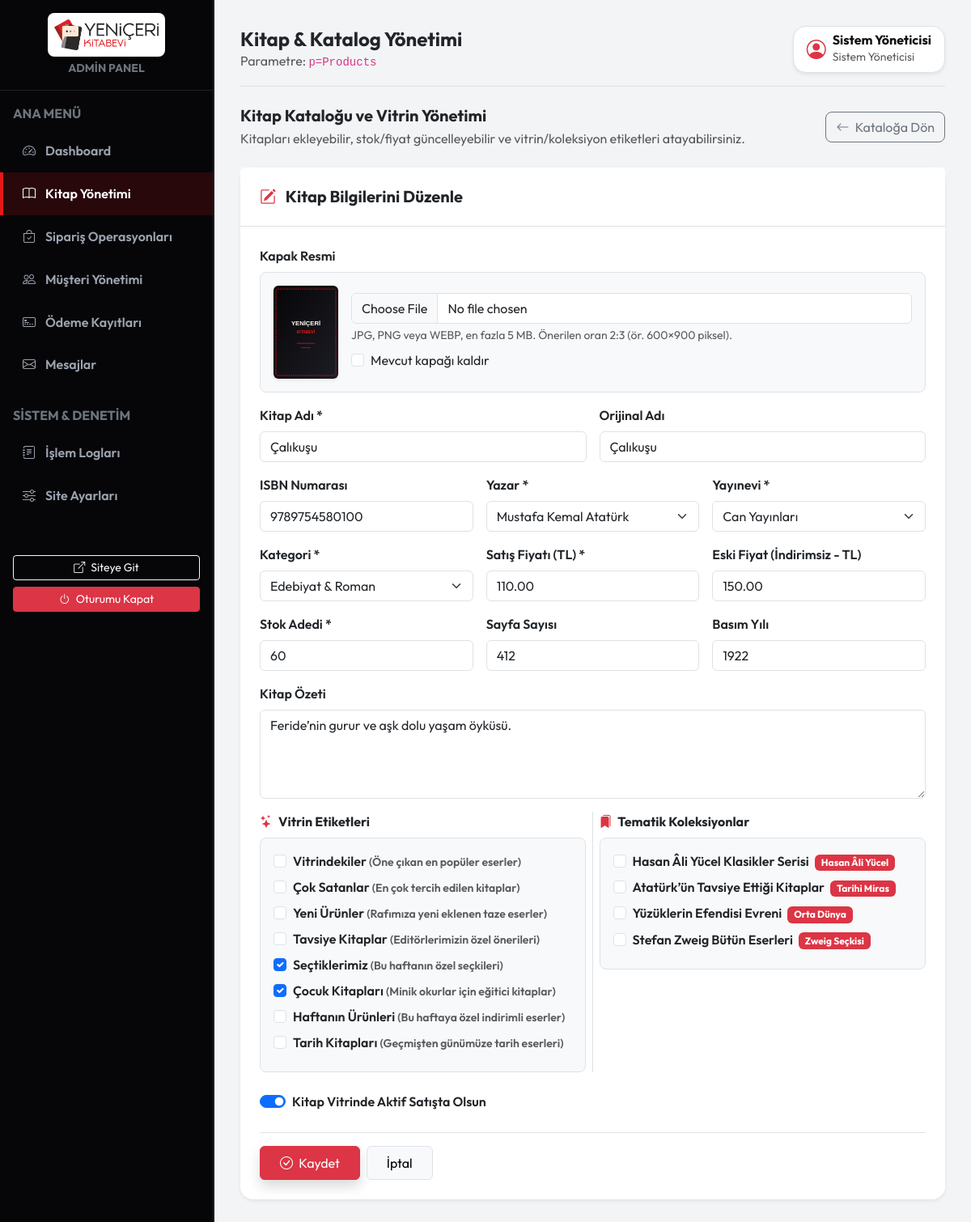
The app's page /admin/index.php?p=Products&action=edit&id=10 (signed in) with its own data.
### tables this page shows
CREATE TABLE books (
    id INT AUTO_INCREMENT PRIMARY KEY,
    title VARCHAR(200) NOT NULL,
    original_title VARCHAR(200) NULL,
    isbn VARCHAR(20) NULL UNIQUE,
    author_id INT NOT NULL,
    publisher_id INT NOT NULL,
    category_id INT NOT NULL,
    price DECIMAL(10,2) NOT NULL,
    old_price DECIMAL(10,2) NULL,
    stock INT NOT NULL DEFAULT 0,
    pages INT NULL,
    year INT NULL,
    summary TEXT NULL,
    cover_image VARCHAR(255) NULL,
    is_active TINYINT(1) DEFAULT 1,
    created_at DATETIME DEFAULT CURRENT_TIMESTAMP,
    FOREIGN KEY (author_id) REFERENCES authors(id) ON DELETE CASCADE,
    FOREIGN KEY (publisher_id) REFERENCES publishers(id) ON DELETE CASCADE,
    FOREIGN KEY (category_id) REFERENCES categories(id) ON DELETE CASCADE
);

CREATE TABLE authors (
    id INT AUTO_INCREMENT PRIMARY KEY,
    name VARCHAR(120) NOT NULL,
    slug VARCHAR(120) NOT NULL UNIQUE,
    bio TEXT NULL,
    photo VARCHAR(255) NULL,
    created_at DATETIME DEFAULT CURRENT_TIMESTAMP
);

CREATE TABLE publishers (
    id INT AUTO_INCREMENT PRIMARY KEY,
    name VARCHAR(120) NOT NULL,
    slug VARCHAR(120) NOT NULL UNIQUE,
    logo VARCHAR(255) NULL,
    created_at DATETIME DEFAULT CURRENT_TIMESTAMP
);

CREATE TABLE categories (
    id INT AUTO_INCREMENT PRIMARY KEY,
    name VARCHAR(100) NOT NULL,
    slug VARCHAR(100) NOT NULL UNIQUE,
    parent_id INT DEFAULT NULL,
    icon VARCHAR(50) DEFAULT 'bi-book',
    created_at DATETIME DEFAULT CURRENT_TIMESTAMP,
    FOREIGN KEY (parent_id) REFERENCES categories(id) ON DELETE SET NULL
);

CREATE TABLE showcases (
    id INT AUTO_INCREMENT PRIMARY KEY,
    title VARCHAR(100) NOT NULL,
    slug VARCHAR(100) NOT NULL UNIQUE,
    type VARCHAR(50) NOT NULL DEFAULT 'standard',
    description VARCHAR(255) NULL,
    icon VARCHAR(50) DEFAULT 'bi-star-fill'
);

CREATE TABLE collections (
    id INT AUTO_INCREMENT PRIMARY KEY,
    title VARCHAR(100) NOT NULL,
    slug VARCHAR(100) NOT NULL UNIQUE,
    banner_image VARCHAR(255) NULL,
    description TEXT NULL,
    badge_text VARCHAR(50) DEFAULT 'Özel Koleksiyon'
);

### config.php (called while the page is built, shortened)
<?php
global $pdo;
if (DB_DRIVER === 'sqlite') {
    init_sqlite_fallback();
} else {
    try {
        $dsn = "mysql:host=" . DB_HOST . ";port=" . DB_PORT . ";dbname=" . DB_NAME . ";charset=utf8mb4";
        $pdo = new PDO($dsn, DB_USER, DB_PASS, [
            PDO::ATTR_ERRMODE => PDO::ERRMODE_EXCEPTION,
            PDO::ATTR_DEFAULT_FETCH_MODE => PDO::FETCH_ASSOC,
            PDO::ATTR_EMULATE_PREPARES => false,
        ]);
    } catch (PDOException $e) {
        if (strpos($e->getMessage(), 'Unknown database') !== false || $e->getCode() == 1049) {
            try {
                $root_pdo = new PDO("mysql:host=" . DB_HOST . ";port=" . DB_PORT . ";charset=utf8mb4", DB_USER, DB_PASS);
                $root_pdo->exec("CREATE DATABASE IF NOT EXISTS `" . DB_NAME . "` CHARACTER SET utf8mb4 COLLATE utf8mb4_unicode_ci;");
                $pdo = new PDO($dsn, DB_USER, DB_PASS, [
                    PDO::ATTR_ERRMODE => PDO::ERRMODE_EXCEPTION,
                    PDO::ATTR_DEFAULT_FETCH_MODE => PDO::FETCH_ASSOC
                ]);
                $schema_file = __DIR__ . '/schema.sql';
                if (file_exists($schema_file)) {
                    $sql_content = file_get_contents($schema_file);
                    $pdo->exec($sql_content);
                }
            } catch (PDOException $ex_create) {
                init_sqlite_fallback();
            }
        } else {
            init_sqlite_fallback();
        }
    }
}
if ($pdo->getAttribute(PDO::ATTR_DRIVER_NAME) === 'sqlite') {
    $pdo->exec("CREATE TABLE IF NOT EXISTS contact_messages (id INTEGER PRIMARY KEY AUTOINCREMENT, name TEXT, email TEXT, subject TEXT, message TEXT, is_read INTEGER DEFAULT 0, ip_address TEXT, created_at DATETIME DEFAULT CURRENT_TIMESTAMP);");
} else {
    $pdo->exec("CREATE TABLE IF NOT EXISTS contact_messages (id INT AUTO_INCREMENT PRIMARY KEY, name VARCHAR(255), email VARCHAR(255), subject VARCHAR(255), message TEXT, is_read TINYINT DEFAULT 0, ip_address VARCHAR(64), created_at TIMESTAMP DEFAULT CURRENT_TIMESTAMP) CHARACTER SET utf8mb4 COLLATE utf8mb4_unicode_ci;");
}
function cover_url($cover) {
    $cover = basename((string)$cover);
    return 'assets/images/book_placeholder.svg';
}
function e($string) {
    return htmlspecialchars($string ?? '', ENT_QUOTES, 'UTF-8');
}
function sanitize($input) {
    return trim(strip_tags($input ?? ''));
}
function db_query($sql, $params = []) {
    global $pdo;
    $stmt = $pdo->prepare($sql);
    $stmt->execute($params);
    return $stmt;
}
function db_fetch_all($sql, $params = []) {
    return db_query($sql, $params)->fetchAll();
}
function db_fetch($sql, $params = []) {
    return db_query($sql, $params)->fetch();
}

### admin/modules/products.php (the view, shortened to what this page needs)
<?php
$action = sanitize($_GET['action'] ?? 'list');
$edit_id = isset($_GET['id']) ? (int)$_GET['id'] : 0;
$authors = db_fetch_all("SELECT * FROM authors ORDER BY name ASC");
$publishers = db_fetch_all("SELECT * FROM publishers ORDER BY name ASC");
$categories = db_fetch_all("SELECT * FROM categories ORDER BY name ASC");
$showcases = db_fetch_all("SELECT * FROM showcases ORDER BY id ASC");
$collections = db_fetch_all("SELECT * FROM collections ORDER BY id ASC");
$book_data = null;
$current_showcases = [];
$current_collections = [];
if (($action === 'add' || $action === 'edit') && $edit_id > 0) {
    $book_data = db_fetch("SELECT * FROM books WHERE id = ?", [$edit_id]);
    if ($book_data) {
        $sc_rows = db_fetch_all("SELECT showcase_id FROM book_showcase WHERE book_id = ?", [$edit_id]);
        $current_showcases = array_column($sc_rows, 'showcase_id');
        $col_rows = db_fetch_all("SELECT collection_id FROM book_collection WHERE book_id = ?", [$edit_id]);
        $current_collections = array_column($col_rows, 'collection_id');
    }
}
?>
<div class="d-flex align-items-center justify-content-between mb-4">
    <div>
        <h5 class="fw-bold text-dark mb-1">Kitap Kataloğu ve Vitrin Yönetimi</h5>
        <p class="text-muted fs-7 mb-0">Kitapları ekleyebilir, stok/fiyat güncelleyebilir ve vitrin/koleksiyon etiketleri atayabilirsiniz.</p>
    </div>
    <?php if ($action === 'list'): ?>
        <a href="index.php?p=Products&action=add" class="btn btn-danger font-semibold rounded-3 shadow">
            <i class="bi bi-plus-lg me-1"></i> Yeni Kitap Ekle
        </a>
    <?php else: ?>
        <a href="index.php?p=Products" class="btn btn-outline-secondary font-semibold rounded-3">
            <i class="bi bi-arrow-left me-1"></i> Kataloğa Dön
        </a>
    <?php endif; ?>
</div>
<?php if ($action === 'add' || $action === 'edit'): ?>
    <div class="card border-0 shadow-sm rounded-4">
        <div class="card-header bg-white border-bottom p-4">
            <h5 class="fw-bold mb-0 text-dark">
                <i class="bi bi-pencil-square text-danger me-2"></i>
                <?= $edit_id > 0 ? 'Kitap Bilgilerini Düzenle' : 'Yeni Kitap Ekle' ?>
            </h5>
        </div>
        <div class="card-body p-4">
            <form method="POST" action="" enctype="multipart/form-data">
                <div class="row g-3">
                    <div class="col-md-12">
                        <label class="form-label fw-semibold fs-7">Kapak Resmi</label>
                        <div class="d-flex align-items-center gap-3 p-3 bg-light rounded-3 border">
                            <img src="../<?= e(cover_url($book_data['cover_image'] ?? '')) ?>" alt="Kapak" id="coverPreview" style="width: 80px; height: 115px; object-fit: cover;" class="rounded shadow-sm bg-white">
                            <div class="flex-grow-1">
                                <input type="file" name="cover_file" class="form-control" accept="image/jpeg,image/png,image/webp"
                                       onchange="if (this.files[0]) document.getElementById('coverPreview').src = URL.createObjectURL(this.files[0]);">
                                <small class="text-muted d-block mt-1">JPG, PNG veya WEBP, en fazla 5 MB. Önerilen oran 2:3 (ör. 600×900 piksel).</small>
                                <?php if (!empty($book_data['cover_image']) && $book_data['cover_image'] !== 'book_placeholder.svg'): ?>
                                    <div class="form-check mt-2">
                                        <input class="form-check-input" type="checkbox" name="remove_cover" value="1" id="removeCover">
                                        <label class="form-check-label fs-7" for="removeCover">Mevcut kapağı kaldır</label>
                                    </div>
                                <?php endif; ?>
                            </div>
                        </div>
                    </div>
                    <div class="col-md-6">
                        <label class="form-label fw-semibold fs-7">Kitap Adı *</label>
                        <input type="text" name="title" class="form-control" value="<?= e($book_data['title'] ?? '') ?>" required>
                    </div>
                    <div class="col-md-6">
                        <label class="form-label fw-semibold fs-7">Orijinal Adı</label>
                        <input type="text" name="original_title" class="form-control" value="<?= e($book_data['original_title'] ?? '') ?>">
                    </div>
                    <div class="col-md-4">
                        <label class="form-label fw-semibold fs-7">ISBN Numarası</label>
                        <input type="text" name="isbn" class="form-control" value="<?= e($book_data['isbn'] ?? '') ?>">
                    </div>
                    <div class="col-md-4">
                        <label class="form-label fw-semibold fs-7">Yazar *</label>
                        <select name="author_id" class="form-select" required>
                            <?php foreach ($authors as $a): ?>
                                <option value="<?= $a['id'] ?>" <?= ($book_data['author_id'] ?? 0) == $a['id'] ? 'selected' : '' ?>>
                                    <?= e($a['name']) ?>
                                </option>
                            <?php endforeach; ?>
                        </select>
                    </div>
                    <div class="col-md-4">
                        <label class="form-label fw-semibold fs-7">Yayınevi *</label>
                        <select name="publisher_id" class="form-select" required>
                            <?php foreach ($publishers as $p): ?>
                                <option value="<?= $p['id'] ?>" <?= ($book_data['publisher_id'] ?? 0) == $p['id'] ? 'selected' : '' ?>>
                                    <?= e($p['name']) ?>
                                </option>
                            <?php endforeach; ?>
                        </select>
                    </div>
                    <div class="col-md-4">
                        <label class="form-label fw-semibold fs-7">Kategori *</label>
                        <select name="category_id" class="form-select" required>
                            <?php foreach ($categories as $c): ?>
                                <option value="<?= $c['id'] ?>" <?= ($book_data['category_id'] ?? 0) == $c['id'] ? 'selected' : '' ?>>
                                    <?= e($c['name']) ?>
                                </option>
                            <?php endforeach; ?>
                        </select>
                    </div>
                    <div class="col-md-4">
                        <label class="form-label fw-semibold fs-7">Satış Fiyatı (TL) *</label>
                        <input type="number" step="0.01" name="price" class="form-control" value="<?= $book_data['price'] ?? '' ?>" required>
                    </div>
                    <div class="col-md-4">
                        <label class="form-label fw-semibold fs-7">Eski Fiyat (İndirimsiz - TL)</label>
                        <input type="number" step="0.01" name="old_price" class="form-control" value="<?= $book_data['old_price'] ?? '' ?>">
                    </div>
                    <div class="col-md-4">
                        <label class="form-label fw-semibold fs-7">Stok Adedi *</label>
                        <input type="number" name="stock" class="form-control" value="<?= $book_data['stock'] ?? 50 ?>" required min="0">
                    </div>
                    <div class="col-md-4">
                        <label class="form-label fw-semibold fs-7">Sayfa Sayısı</label>
                        <input type="number" name="pages" class="form-control" value="<?= $book_data['pages'] ?? '' ?>">
                    </div>
                    <div class="col-md-4">
                        <label class="form-label fw-semibold fs-7">Basım Yılı</label>
                        <input type="number" name="year" class="form-control" value="<?= $book_data['year'] ?? date('Y') ?>">
                    </div>
                    <div class="col-md-12">
                        <label class="form-label fw-semibold fs-7">Kitap Özeti</label>
                        <textarea name="summary" class="form-control" rows="4"><?= e($book_data['summary'] ?? '') ?></textarea>
                    </div>
                    <div class="col-md-6 border-end pr-md-4">
                        <label class="form-label fw-bold text-dark fs-7 d-block mb-2">
                            <i class="bi bi-stars text-danger me-1"></i> Vitrin Etiketleri
                        </label>
                        <div class="bg-light p-3 rounded-3 border">
                            <?php foreach ($showcases as $sc): ?>
                                <div class="form-check mb-2">
                                    <input class="form-check-input" type="checkbox" name="showcases[]" value="<?= $sc['id'] ?>" id="sc_<?= $sc['id'] ?>" <?= in_array($sc['id'], $current_showcases) ? 'checked' : '' ?>>
                                    <label class="form-check-label fs-7 fw-semibold" for="sc_<?= $sc['id'] ?>">
                                        <?= e($sc['title']) ?> <small class="text-muted">(<?= e($sc['description']) ?>)</small>
                                    </label>
                                </div>
                            <?php endforeach; ?>
                        </div>
                    </div>
                    <div class="col-md-6">
                        <label class="form-label fw-bold text-dark fs-7 d-block mb-2">
                            <i class="bi bi-bookmarks-fill text-danger me-1"></i> Tematik Koleksiyonlar
                        </label>
                        <div class="bg-light p-3 rounded-3 border">
                            <?php foreach ($collections as $col): ?>
                                <div class="form-check mb-2">
                                    <input class="form-check-input" type="checkbox" name="collections[]" value="<?= $col['id'] ?>" id="col_<?= $col['id'] ?>" <?= in_array($col['id'], $current_collections) ? 'checked' : '' ?>>
                                    <label class="form-check-label fs-7 fw-semibold" for="col_<?= $col['id'] ?>">
                                        <?= e($col['title']) ?> <span class="badge bg-danger text-white ms-1 fs-8"><?= e($col['badge_text']) ?></span>
                                    </label>
                                </div>
                            <?php endforeach; ?>
                        </div>
                    </div>
                    <div class="col-md-12">
                        <div class="form-check form-switch mt-2">
                            <input class="form-check-input" type="checkbox" name="is_active" id="is_active" value="1" <?= ($book_data['is_active'] ?? 1) ? 'checked' : '' ?>>
                            <label class="form-check-label fw-semibold fs-7" for="is_active">Kitap Vitrinde Aktif Satışta Olsun</label>
                        </div>
                    </div>
                </div>
                <div class="mt-4 pt-3 border-top d-flex gap-2">
                    <button type="submit" class="btn btn-danger font-semibold px-4 py-2 shadow">
                        <i class="bi bi-check-circle me-1"></i> Kaydet
                    </button>
                    <a href="index.php?p=Products" class="btn btn-light border px-4 py-2">İptal</a>
                </div>
            </form>
        </div>
    </div>
<?php endif; ?>

### records on screen
books: title "Çalıkuşu", original_title "Çalıkuşu", isbn "9789754580100", author_id "Mustafa Kemal Atatürk", publisher_id "Can Yayınları", category_id "Edebiyat & Roman", price "110.00", old_price "150.00", stock "60", pages "412", year "1922", summary "Feride’nin gurur ve aşk dolu yaşam öyküsü.", is_active "☑"
showcases: title "Vitrindekiler", description "Öne çıkan en popüler eserler"
showcases: title "Çok Satanlar", description "En çok tercih edilen kitaplar"
showcases: title "Yeni Ürünler", description "Rafımıza yeni eklenen taze eserler"
showcases: title "Tavsiye Kitaplar", description "Editörlerimizin özel önerileri"
showcases: id "☑", title "Seçtiklerimiz", description "Bu haftanın özel seçkileri"
showcases: id "☑", title "Çocuk Kitapları", description "Minik okurlar için eğitici kitaplar"
showcases: title "Haftanın Ürünleri", description "Bu haftaya özel indirimli eserler"
showcases: title "Tarih Kitapları", description "Geçmişten günümüze tarih eserleri"
collections: title "Hasan Âli Yücel Klasikler Serisi", badge_text "Hasan Âli Yücel"
collections: title "Atatürk’ün Tavsiye Ettiği Kitaplar", badge_text "Tarihi Miras"
collections: title "Yüzüklerin Efendisi Evreni", badge_text "Orta Dünya"
collections: title "Stefan Zweig Bütün Eserleri", badge_text "Zweig Seçkisi"

### other values on screen
$titles[$current_p] "Kitap & Katalog Yönetimi"
$current_p "Products"
$admin_name "Sistem Yöneticisi"
